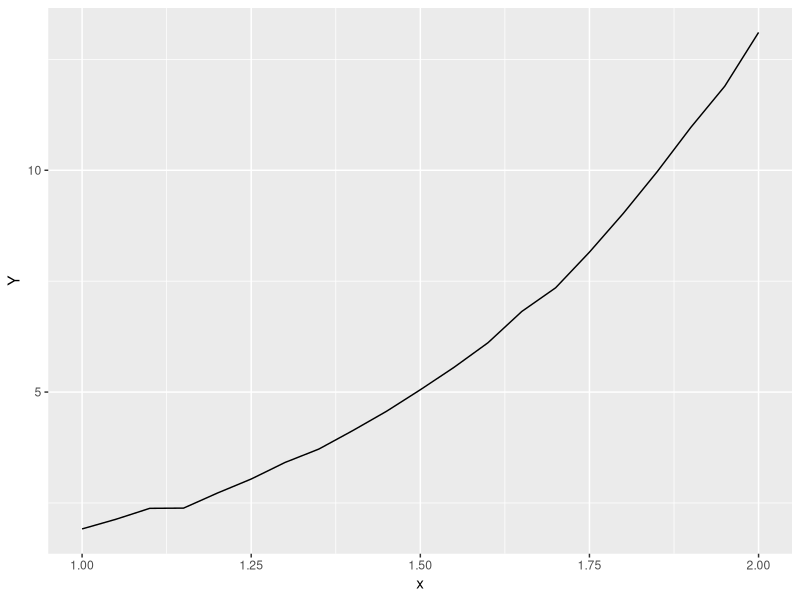

Generate this figure with R: (Note: this script raises an error after producing the figure.)
## ---- chunk 1
  Y <- function(x, teta, eps) {
    return (teta[1] + teta[2]*x + teta[3]*x**2 + teta[4]*x**3 + teta[5]*x**4 + eps)
  }
## ---- chunk 2
  #1
  a = 1
  b = 2
  n = 20
  m = 5
  
  mean = 0
  sd = 0.04
  
  tetas <- c(0.1, 1.1, 0.7, -1, 1)
  x <- seq(a, b, (b - a) / n)
## ---- chunk 3
  #2
  eps <- rnorm(n + 1, mean=mean, sd=sd)
  Y <- Y(x, teta=tetas, eps=eps)
## ---- chunk 4

  #install.packages("ggplot2")
  library(ggplot2)
  
  
  df <- data.frame(Y, x)
  ggplot(data=df, aes(x=x, y=Y))  + geom_line()

## ---- chunk 5
#3
  X_mat = matrix(1, nrow = n + 1, ncol = 5)
  
  for (i in 1:(n + 1)) {
    for (j in 1:m) {
      X_mat[i, j] = x[i]**(j - 1) 
    }
  }
  
  B = t(X_mat) %*% X_mat
  B_inv = inv(B)
  library(pracma)
  
  Tetas_LS = B_inv %*% t(X_mat) %*% Y
  
  print(Tetas_LS)
 
## ---- chunk 6
  Y_cap <- function(x) {
    return (Tetas_LS[1] + Tetas_LS[2]*x + Tetas_LS[3]*x**2 + Tetas_LS[4]*x**3 + Tetas_LS[5]*x**4 + eps)
  }
## ---- chunk 7
  Y_cap <- Y_cap(x)
## ---- chunk 8
  df <- data.frame(Y_cap, Y, x)
  ggplot(data=df, aes(x))  + geom_line(aes(y=Y), color='green') + geom_line(aes(y=Y_cap), color='red')
## ---- chunk 9
  #4
  
  RSS = t(Y - X_mat %*% Tetas_LS) %*% (Y - X_mat %*% Tetas_LS)

  Siqma_square = RSS/(n - m)
  print(Siqma_square)

## ---- chunk 10
  #5

  alpha = 0.01
  
  q1 = qchisq(alpha/2, df=(n - m))
  q2 = qchisq(1 - alpha/2, df=(n - m))
  cat("Квантиль 1", q1, "\n")
  cat("Квантиль 2", q2, "\n")
  
  cat("Доверительный интервал [", RSS/q2, ",", RSS/q1, "]", "с уровнем значимости ", alpha, "\n")
  
## ---- chunk 11
  
  q = qt(1-alpha/2, df=(n - m))

  cat("Квантиль ", q, "\n")

  
  for (i in 1:m) {
    cat("Доверительный интервал для teta" , i,  "[", Tetas_LS[i] - q * sqrt(Siqma_square * B_inv[i, i]), "," , Tetas_LS[i] + q * sqrt(Siqma_square * B_inv[i, i]), "] с уровнем значимости ", alpha, "\n")
  }
  
## ---- chunk 12
  #6
  for (i in 1:m) {
    if(abs(tetas[i]/(sqrt(Siqma_square * B_inv[i, i]))) <= q) {
      cat("H0 для teta[", i, "] = ", tetas[i],"\n")
    }
    else {
      cat("H1 для teta[", i, "] = ", tetas[i], "\n")
    }
  }
